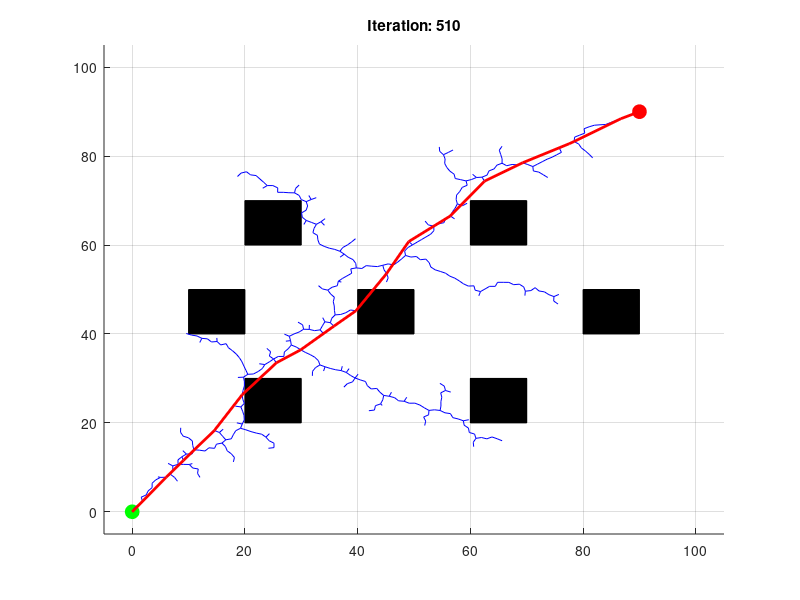

Recreate this plot in MATLAB.
function qrrt_star
    % Parameters
    max_iterations = 2000;
    step_size = 1.0;
    goal_radius = 1.0;
    goal_sample_rate = 0.1;
    
    % Define start and goal locations
    start = [0, 0];
    goal = [90, 90];
    
    % Define obstacles (each row is [x_min, y_min, width, height])
    obstacles = [
        20, 20, 10, 10;
        40, 40, 10, 10;
        60, 60, 10, 10;
        20, 60, 10, 10;
        60, 20, 10, 10;
        10, 40, 10, 10;
        80, 40, 10, 10
    ];
    
    % Initialize the tree
    tree.vertices = start;
    tree.edges = [];
    tree.costs = 0;
    
    figure;
    hold on;
    plot(goal(1), goal(2), 'ro', 'MarkerSize', 10, 'MarkerFaceColor', 'r'); % Goal
    plot(start(1), start(2), 'go', 'MarkerSize', 10, 'MarkerFaceColor', 'g'); % Start
    axis([-5, 105, -5, 105]);
    grid on;
    
    % Plot obstacles
    for k = 1:size(obstacles, 1)
        rectangle('Position', obstacles(k, :), 'FaceColor', [0, 0, 0]);
    end
    
    % RRT* algorithm
    goal_reached = false;
    for i = 1:max_iterations
        % Display iteration number
        title(['Iteration: ', num2str(i)]);
        
        % Random sampling
        if rand < goal_sample_rate
            sample = goal;
        else
            sample = [rand*100, rand*100];
        end
        
        % Find nearest vertex
        nearest_idx = nearest_vertex(tree.vertices, sample);
        nearest_vertex_pos = tree.vertices(nearest_idx, :);
        
        % Steer towards sample
        new_vertex = steer(nearest_vertex_pos, sample, step_size);
        
        % Check for obstacles
        if ~in_collision(nearest_vertex_pos, new_vertex, obstacles)
            % Add new vertex to the tree
            tree.vertices = [tree.vertices; new_vertex];
            new_idx = size(tree.vertices, 1);
            
            % Find near vertices
            near_indices = near_vertices(tree.vertices, new_vertex, step_size*10);
            
            % Choose parent with minimum cost
            min_cost = inf;
            best_near_idx = nearest_idx;
            for j = 1:length(near_indices)
                near_idx = near_indices(j);
                if near_idx <= length(tree.costs)
                    cost = tree.costs(near_idx) + distance(tree.vertices(near_idx, :), new_vertex);
                    if cost < min_cost
                        min_cost = cost;
                        best_near_idx = near_idx;
                    end
                end
            end
            
            % Add edge
            tree.edges = [tree.edges; best_near_idx, new_idx];
            tree.costs = [tree.costs; min_cost];
            
            % Rewire near vertices
            for j = 1:length(near_indices)
                near_idx = near_indices(j);
                if near_idx <= length(tree.costs)
                    cost = min_cost + distance(tree.vertices(near_idx, :), new_vertex);
                    if cost < tree.costs(near_idx)
                        % Update edge
                        tree.edges(tree.edges(:,2) == near_idx, :) = [];
                        tree.edges = [tree.edges; new_idx, near_idx];
                        tree.costs(near_idx) = cost;
                    end
                end
            end
            
            % Draw the new edge
            plot([nearest_vertex_pos(1), new_vertex(1)], [nearest_vertex_pos(2), new_vertex(2)], 'b');
            drawnow;
            
            % Check if goal is reached
            if distance(new_vertex, goal) < goal_radius
                goal_reached = true;
                break;
            end
        end
    end
    
    if goal_reached
        disp('Goal reached!');
        highlight_path(tree, goal);
    else
        disp('Goal not reached within the maximum number of iterations.');
    end
end

function d = distance(p1, p2)
    d = sqrt((p1(1) - p2(1))^2 + (p1(2) - p2(2))^2);
end

function nearest_idx = nearest_vertex(vertices, sample)
    distances = sqrt(sum((vertices - sample).^2, 2));
    [~, nearest_idx] = min(distances);
end

function new_vertex = steer(nearest_vertex, sample, step_size)
    direction = sample - nearest_vertex;
    length = norm(direction);
    direction = direction / length; % normalize
    if length < step_size
        new_vertex = sample;
    else
        new_vertex = nearest_vertex + step_size * direction;
    end
end

function near_indices = near_vertices(vertices, new_vertex, radius)
    distances = sqrt(sum((vertices - new_vertex).^2, 2));
    near_indices = find(distances < radius);
end

function collision = in_collision(p1, p2, obstacles)
    % Check if the line between p1 and p2 intersects any obstacle
    collision = false;
    for k = 1:size(obstacles, 1)
        obstacle = obstacles(k, :);
        x_min = obstacle(1);
        y_min = obstacle(2);
        x_max = x_min + obstacle(3);
        y_max = y_min + obstacle(4);
        
        if line_rect_intersection(p1, p2, [x_min, y_min], [x_max, y_max])
            collision = true;
            return;
        end
    end
end

function intersect = line_rect_intersection(p1, p2, rect_min, rect_max)
    % Liang-Barsky algorithm for line-rectangle intersection
    x1 = p1(1); y1 = p1(2);
    x2 = p2(1); y2 = p2(2);
    x_min = rect_min(1); y_min = rect_min(2);
    x_max = rect_max(1); y_max = rect_max(2);
    
    dx = x2 - x1;
    dy = y2 - y1;
    
    p = [-dx, dx, -dy, dy];
    q = [x1 - x_min, x_max - x1, y1 - y_min, y_max - y1];
    
    t0 = 0;
    t1 = 1;
    
    for i = 1:4
        if p(i) == 0
            if q(i) < 0
                intersect = false;
                return;
            end
        else
            t = q(i) / p(i);
            if p(i) < 0
                if t > t1
                    intersect = false;
                    return;
                end
                if t > t0
                    t0 = t;
                end
            else
                if t < t0
                    intersect = false;
                    return;
                end
                if t < t1
                    t1 = t;
                end
            end
        end
    end
    
    intersect = true;
end

function highlight_path(tree, goal)
    % Highlight the path from start to goal
    goal_idx = nearest_vertex(tree.vertices, goal);
    path = goal_idx;
    while path(1) ~= 1 % while not the start vertex
        parent = tree.edges(tree.edges(:,2) == path(1), 1);
        path = [parent; path];
    end
    
    % Plot the path
    for k = 1:length(path) - 1
        v1 = tree.vertices(path(k), :);
        v2 = tree.vertices(path(k + 1), :);
        plot([v1(1), v2(1)], [v1(2), v2(2)], 'r', 'LineWidth', 2);
    end
end
